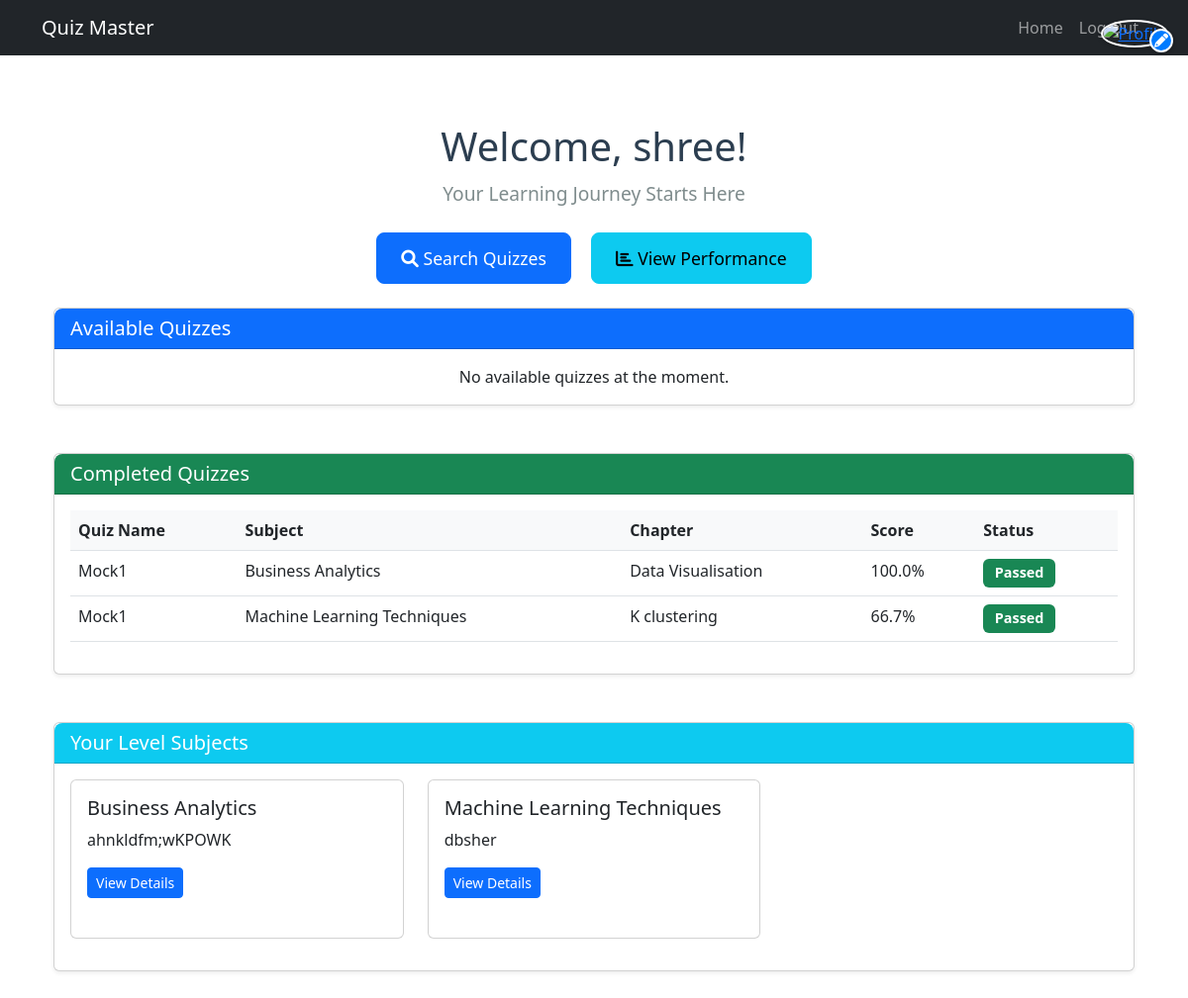
/student/ (signed in), run on the app's committed database.
### model.py (models this page shows)
class Users(db.Model):
    __tablename__='users'
    id=db.Column(db.Integer,primary_key=True,autoincrement=True)
    name=db.Column(db.String)
    email = db.Column(db.String, unique=True, nullable=False)
    password=db.Column(db.String)
    level=db.Column(db.String)
    dob=db.Column(db.String)
    user_type=db.Column(db.String)
    phone_no=db.Column(db.String)
    quizzes = db.relationship('Quiz', secondary=user_quiz_association, back_populates="users")

class Quiz(db.Model):
    __tablename__='quiz'
    id = db.Column(db.Integer, primary_key=True)
    name = db.Column(db.String(100), nullable=False)
    chapter_id = db.Column(db.Integer, db.ForeignKey('chapter.id'), nullable=False)
    total_questions = db.Column(db.Integer, nullable=False)  # Make sure this exists
    duration = db.Column(db.Integer, nullable=False)
    pass_percentage = db.Column(db.Integer, nullable=False)
    description = db.Column(db.Text, nullable=True)
    subject_id = db.Column(db.Integer, db.ForeignKey('subject.id'), nullable=False)
    users = db.relationship('Users', secondary=user_quiz_association, back_populates="quizzes")
    subject = db.relationship('Subject', foreign_keys=[subject_id], backref=db.backref('quizzes', lazy=True))

class Subject(db.Model):
    __tablename__='subject'
    id=db.Column(db.Integer,primary_key=True,autoincrement=True)
    name = db.Column(db.String, unique=True, nullable=False)
    level = db.Column(db.String, nullable=False)
    description=db.Column(db.String)
    additional_details=db.Column(db.String)

class Chapter(db.Model):
    __tablename__='chapter'
    id=db.Column(db.Integer,primary_key=True,autoincrement=True)
    subject_id = db.Column(db.Integer, db.ForeignKey('subject.id'), nullable=False)
    name = db.Column(db.String, unique=True, nullable=False)
    description=db.Column(db.String)
    additional_details=db.Column(db.String)
    subject = db.relationship('Subject', backref=db.backref('chapters', cascade="all, delete-orphan"))
    quizzes = db.relationship('Quiz', backref='chapter', cascade="all, delete-orphan")

### app.py (the view)
@app.route('/student/')
@auth_req
def student():
    if 'user_name' in session and session['user_type']=='student':
        user = Users.query.get(session['user_id'])
        all_quizzes = Quiz.query.all()
        completed_quizzes = []
        for quiz in user.quizzes:
            association = db.session.query(user_quiz_association).filter_by(
                user_id=user.id,
                quiz_id=quiz.id
            ).first()
            if association:
                quiz.score = association.score
                quiz.status = association.status
                completed_quizzes.append(quiz)
        available_quizzes = [quiz for quiz in all_quizzes if quiz not in completed_quizzes]
        level_subjects = Subject.query.filter_by(level=user.level).all()
        return render_template("student_dashboard.html",
                             name=session['user_name'],
                             available_quizzes=available_quizzes,
                             completed_quizzes=completed_quizzes,
                             level_subjects=level_subjects)
    return redirect(url_for('login'))

### app.py (called while the page is built)
def auth_req(f):
    @wraps(f)
    def inner(*args, **kwargs):
        if 'user_id' not in session:
            flash('You need to login first', 'danger')
            return redirect(url_for('login'))
        return f(*args, **kwargs)
    return inner

### templates/student_dashboard.html (shortened to what this page needs)
{%extends 'dashboard_layout.html'%}
{%block content%}
<div class="container-fluid py-4">
    <div class="profile-container">
        <a href="{{ url_for('edit_profile') }}" class="profile-link">
            <img src="{{ url_for('static', filename='images/profile.png') }}" alt="Profile" class="profile-picture">
            <div class="edit-overlay">
                <i class="fas fa-pencil-alt"></i>
            </div>
        </a>
    </div>
    <div class="welcome-section text-center mb-4">
        <h1>Welcome, {{ name }}!</h1>
        <p class="lead">Your Learning Journey Starts Here</p>
    </div>
    <div class="row justify-content-center mb-4">
        <div class="col-md-6 text-center">
            <a href="{{ url_for('student_search') }}" class="btn btn-primary btn-lg me-3">
                <i class="fas fa-search"></i> Search Quizzes
            </a>
            <a href="{{ url_for('student_summary') }}" class="btn btn-info btn-lg">
                <i class="fas fa-chart-bar"></i> View Performance
            </a>
        </div>
    </div>
    <div class="row mb-4">
        <div class="col-12">
            <div class="card shadow-sm">
                <div class="card-header bg-primary text-white">
                    <h5 class="card-title mb-0">Available Quizzes</h5>
                </div>
                <div class="card-body">
                    {% if available_quizzes %}
                    <div class="table-responsive">
                        <table class="table table-hover">
                            <thead>
                                <tr>
                                    <th>Quiz Name</th>
                                    <th>Subject</th>
                                    <th>Chapter</th>
                                    <th>Duration</th>
                                    <th>Questions</th>
                                    <th>Action</th>
                                </tr>
                            </thead>
                            <tbody>
                                {% for quiz in available_quizzes %}
                                <tr>
                                    <td>{{ quiz.name }}</td>
                                    <td>{{ quiz.chapter.subject.name }}</td>
                                    <td>{{ quiz.chapter.name }}</td>
                                    <td>{{ quiz.duration }} minutes</td>
                                    <td>{{ quiz.total_questions }}</td>
                                    <td>
                                        <a href="{{ url_for('take_quiz', subject_id=quiz.subject_id, chapter_id=quiz.chapter_id, quiz_id=quiz.id) }}"
                                           class="btn btn-success btn-sm">
                                            Take Quiz
                                        </a>
                                    </td>
                                </tr>
                                {% endfor %}
                            </tbody>
                        </table>
                    </div>
                    {% else %}
                    <p class="text-center mb-0">No available quizzes at the moment.</p>
                    {% endif %}
                </div>
            </div>
        </div>
    </div>
    <div class="row mb-4">
        <div class="col-12">
            <div class="card shadow-sm">
                <div class="card-header bg-success text-white">
                    <h5 class="card-title mb-0">Completed Quizzes</h5>
                </div>
                <div class="card-body">
                    {% if completed_quizzes %}
                    <div class="table-responsive">
                        <table class="table table-hover">
                            <thead>
                                <tr>
                                    <th>Quiz Name</th>
                                    <th>Subject</th>
                                    <th>Chapter</th>
                                    <th>Score</th>
                                    <th>Status</th>
                                </tr>
                            </thead>
                            <tbody>
                                {% for quiz in completed_quizzes %}
                                <tr>
                                    <td>{{ quiz.name }}</td>
                                    <td>{{ quiz.chapter.subject.name }}</td>
                                    <td>{{ quiz.chapter.name }}</td>
                                    <td>{{ "%.1f"|format(quiz.score) }}%</td>
                                    <td>
                                        <span class="badge {% if quiz.status == 'Passed' %}bg-success{% else %}bg-danger{% endif %}">
                                            {{ quiz.status }}
                                        </span>
                                    </td>
                                </tr>
                                {% endfor %}
                            </tbody>
                        </table>
                    </div>
                    {% else %}
                    <p class="text-center mb-0">You haven't completed any quizzes yet.</p>
                    {% endif %}
                </div>
            </div>
        </div>
    </div>
    <div class="row">
        <div class="col-12">
            <div class="card shadow-sm">
                <div class="card-header bg-info text-white">
                    <h5 class="card-title mb-0">Your Level Subjects</h5>
                </div>
                <div class="card-body">
                    {% if level_subjects %}
                    <div class="row">
                        {% for subject in level_subjects %}
                        <div class="col-md-4 mb-3">
                            <div class="card h-100">
                                <div class="card-body">
                                    <h5 class="card-title">{{ subject.name }}</h5>
                                    <p class="card-text">{{ subject.description }}</p>
                                    <a href="{{ url_for('show_subject', subject_id=subject.id) }}" class="btn btn-primary btn-sm">
                                        View Details
                                    </a>
                                </div>
                            </div>
                        </div>
                        {% endfor %}
                    </div>
                    {% else %}
                    <p class="text-center mb-0">No subjects available for your level.</p>
                    {% endif %}
                </div>
            </div>
        </div>
    </div>
</div>
{%endblock%}

### templates/student_dashboard.html (style rules this page uses)
.profile-container { position: fixed; top: 20px; right: 20px; z-index: 1000; }
.profile-link { position: relative; display: block; }
.profile-picture { width: 50px; height: 50px; border-radius: 50%; object-fit: cover; border: 2px solid #fff; box-shadow: 0 2px 4px rgba(0,0,0,0.2); transition: transform 0.2s; }
.edit-overlay { position: absolute; bottom: -5px; right: -5px; background: #007bff; color: white; width: 24px; height: 24px; border-radius: 50%; display: flex; align-items: center; justify-content: center; font-size: 14px; border: 2px solid white; box-shadow: 0 2px 4px rgba(0,0,0,0.2); transition: all 0.2s; }
.welcome-section { margin-top: 20px; }
.welcome-section h1 { color: #2c3e50; font-size: 2.5rem; margin-bottom: 10px; }
.welcome-section .lead { color: #7f8c8d; font-size: 1.2rem; }
.card { margin-bottom: 1.5rem; }
.card-header { border-radius: 0.5rem 0.5rem 0 0 !important; }
.badge { font-size: 0.9rem; padding: 0.5em 0.8em; }
.table th { background-color: #f8f9fa; }
.btn-lg { padding: 0.75rem 1.5rem; font-size: 1.1rem; }

### data on the page
Users: name "shree"
Quiz: name "Mock1", chapter.subject.name "Business Analytics", chapter.name "Data Visualisation", score "100.0", status "Passed"
Quiz: name "Mock1", chapter.subject.name "Machine Learning Techniques", chapter.name "K clustering", score "66.7", status "Passed"
Subject: name "Business Analytics", description "ahnkldfm;wKPOWK"
Subject: name "Machine Learning Techniques", description "dbsher"
